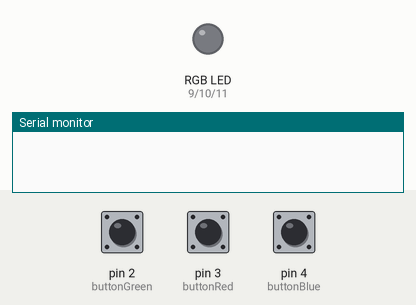
A sketch run on a simulated Arduino Uno, built with avr-gcc and run on an emulated ATmega328P. Parts: an RGB LED mixed from three pins (HIGH = lit), the last lines printed to the serial monitor. Inputs (shaded band) come from the test bench; at power-on: pin 4 (buttonBlue) HIGH, pin 2 (buttonGreen) HIGH, pin 3 (buttonRed) HIGH. Dim RGB values are drawn brighter than linear.

Above: at 1.2 s.
1.3 s: pin 4 (buttonBlue) pulled LOW for 0.15 s
At 2.1 s:
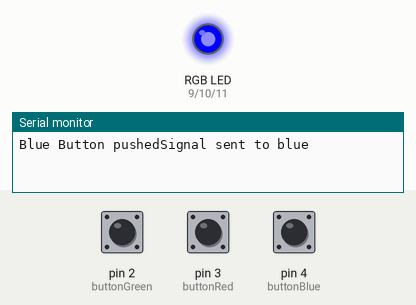
3.8 s: pin 2 (buttonGreen) pulled LOW for 0.15 s
At 4.2 s:
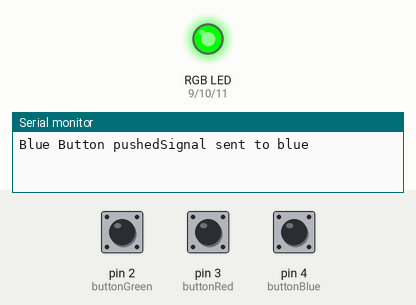
6.4 s: pin 3 (buttonRed) pulled LOW for 0.15 s
At 7.3 s:
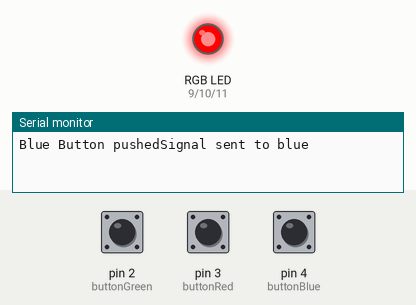
9.0 s: pin 3 (buttonRed) pulled LOW for 3.2 s
At 12.9 s:
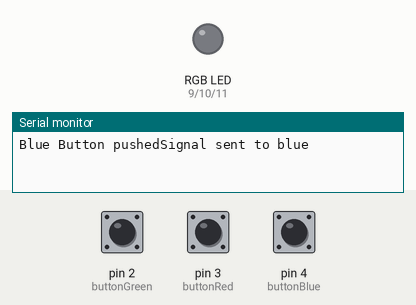
13.8 s: pin 2 (buttonGreen) pulled LOW for 3.2 s
At 14.2 s:
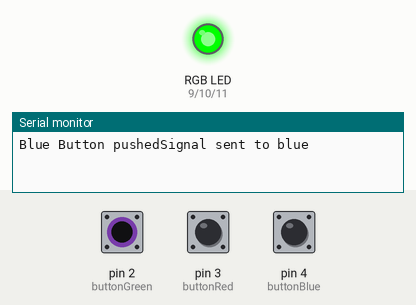
18.6 s: pin 2 (buttonGreen) driven LOW and pin 3 (buttonRed) driven LOW
At 19.0 s:
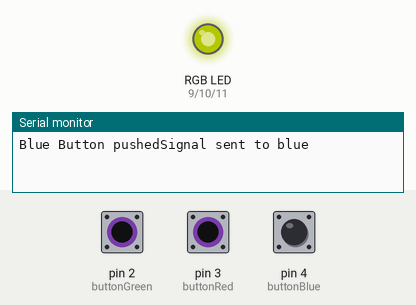
Timing chart, 0 to 21.2 s (numbered marks = the images above; inputs shaded):
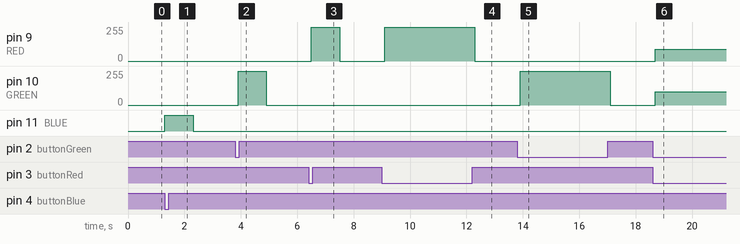

Measured:
- after the input at 1.3 s, pin 11 (BLUE): LOW → HIGH at once, → LOW 1.0 s later
- after the input at 3.8 s, pin 10 (GREEN): 0/255 → 255/255 after 0.10 s, → 0/255 1.0 s later
- after the input at 6.4 s, pin 9 (RED): 0/255 → 255/255 after 0.10 s, → 0/255 1.0 s later
- after the input at 9.0 s, pin 9 (RED): 0/255 → 255/255 after 0.10 s, → 0/255 3.2 s later
- after the input at 13.8 s, pin 10 (GREEN): 0/255 → 255/255 after 0.10 s, → 0/255 3.2 s later
- after the input at 18.6 s, pin 9 (RED): 0/255 → 90/255 after 0.10 s; pin 10 (GREEN): 0/255 → 100/255 after 0.10 s

The sketch:

button_controlled_rgb_led.ino
```cpp
// Define pins
// RGB LED
int BLUE = 11;
int GREEN = 10;
int RED = 9;

// RGB buttons
int buttonBlue = 4;
int buttonRed = 3;
int buttonGreen = 2;

void setup()
{
  Serial.begin(9600);
  pinMode(BLUE, OUTPUT);
  pinMode(RED, OUTPUT);
  pinMode(GREEN, OUTPUT);
  pinMode(buttonBlue, INPUT_PULLUP);
  pinMode(buttonGreen, INPUT_PULLUP);
  pinMode(buttonRed, INPUT_PULLUP);
}

void loop()
{

  // Blue light
  if (digitalRead(buttonBlue) == LOW)
  {
    Serial.print("Blue Button pushed");
    delay(10);
    analogWrite(BLUE, 255);
    Serial.print("Signal sent to blue");
    delay(1000);
  } else {
    analogWrite(BLUE, 0);
  }

  if (digitalRead(buttonGreen) == LOW || digitalRead(buttonRed) == LOW)
  {
    delay(100);
    if (digitalRead(buttonGreen) == LOW && digitalRead(buttonRed) == LOW)
    {
      analogWrite(GREEN, 100);
      analogWrite(RED, 90);
      delay(1000);
      } else if (digitalRead(buttonRed) == LOW)
    {
      analogWrite(RED, 255);
      delay(1000);
    } else if (digitalRead(buttonGreen) == LOW)
    {
      analogWrite(GREEN, 255);
      delay(1000);
      }
  //delay(1000);
 } else {
  analogWrite(GREEN, 0);
  analogWrite(RED, 0);
 }
}
```
